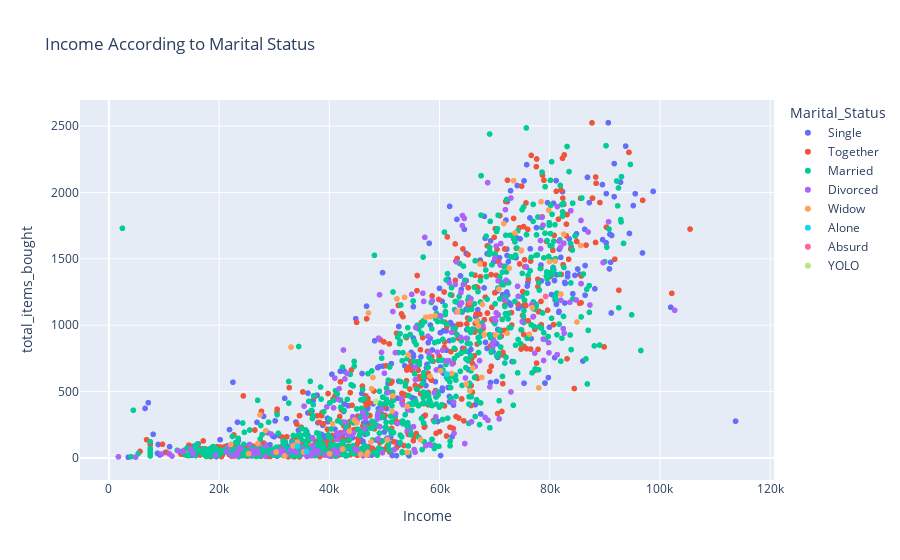

The cell this chart's notebook holds for it:
### Code cell
px.scatter(market,
           x='Income',
           y='total_items_bought',
           color='Marital_Status',
           title='Income According to Marital Status', )

### Figure 1 — Plotly figure (JSON) as saved in the notebook; plotly's stock layout.template omitted (floating-point values rounded to 4 significant figures; data arrays with more than 128 entries replaced by an {"elided": "..."} marker saying what was removed)
{"data": [{"hovertemplate": "Marital_Status=Single<br>Income=%{x}<br>total_items_bought=%{y}<extra></extra>", "legendgroup": "Single", "marker": {"color": "#636efa", "symbol": "circle"}, "mode": "markers", "name": "Single", "showlegend": true, "type": "scattergl", "x": {"elided": "470 float values"}, "xaxis": "x", "y": {"elided": "470 int values"}, "yaxis": "y"}, {"hovertemplate": "Marital_Status=Together<br>Income=%{x}<br>total_items_bought=%{y}<extra></extra>", "legendgroup": "Together", "marker": {"color": "#EF553B", "symbol": "circle"}, "mode": "markers", "name": "Together", "showlegend": true, "type": "scattergl", "x": {"elided": "568 float values"}, "xaxis": "x", "y": {"elided": "568 int values"}, "yaxis": "y"}, {"hovertemplate": "Marital_Status=Married<br>Income=%{x}<br>total_items_bought=%{y}<extra></extra>", "legendgroup": "Married", "marker": {"color": "#00cc96", "symbol": "circle"}, "mode": "markers", "name": "Married", "showlegend": true, "type": "scattergl", "x": {"elided": "854 float values"}, "xaxis": "x", "y": {"elided": "854 int values"}, "yaxis": "y"}, {"hovertemplate": "Marital_Status=Divorced<br>Income=%{x}<br>total_items_bought=%{y}<extra></extra>", "legendgroup": "Divorced", "marker": {"color": "#ab63fa", "symbol": "circle"}, "mode": "markers", "name": "Divorced", "showlegend": true, "type": "scattergl", "x": {"elided": "230 float values"}, "xaxis": "x", "y": {"elided": "230 int values"}, "yaxis": "y"}, {"hovertemplate": "Marital_Status=Widow<br>Income=%{x}<br>total_items_bought=%{y}<extra></extra>", "legendgroup": "Widow", "marker": {"color": "#FFA15A", "symbol": "circle"}, "mode": "markers", "name": "Widow", "showlegend": true, "type": "scattergl", "x": [42430.0, 65490.0, 67680.0, 47920.0, 44550.0, 73460.0, 79950.0, 27040.0, 30370.0, 62190.0, 27420.0, 51530.0, 70160.0, 50520.0, 31880.0, 28460.0, 53650.0, 47680.0, 43640.0, 85620.0, 79800.0, 42430.0, 45010.0, 54160.0, 72300.0, 58330.0, 66730.0, 47570.0, 58330.0, 46980.0, 81000.0, 51390.0, 45680.0, 52280.0, 46780.0, 35340.0, 78030.0, 63280.0, 57510.0, 67370.0, 59180.0, 33440.0, 40050.0, 78430.0, 64870.0, 82030.0, 67790.0, 66030.0, 47110.0, 56550.0, 34210.0, 25360.0, 73700.0, 82570.0, 51570.0, 30370.0, 54110.0, 84950.0, 60210.0, 33050.0, 52280.0, 54360.0, 70790.0, 76840.0, 56550.0, 71670.0, 72640.0, 68120.0, 76320.0, 67050.0, 22120.0, 58280.0, 40590.0, 40590.0, 74860.0, 82030.0], "xaxis": "x", "y": [67, 507, 606, 606, 285, 2088, 1478, 107, 44, 636, 324, 467, 926, 135, 15, 205, 1210, 521, 201, 1600, 1867, 67, 266, 42, 939, 1064, 1029, 121, 1064, 41, 1482, 353, 28, 1198, 23, 45, 528, 1103, 1060, 1461, 1072, 90, 32, 1930, 556, 1234, 1156, 677, 1092, 138, 117, 32, 1695, 1686, 467, 44, 388, 1024, 656, 835, 1198, 775, 1272, 1130, 138, 1766, 1429, 930, 932, 993, 102, 615, 258, 258, 1565, 1234], "yaxis": "y"}, {"hovertemplate": "Marital_Status=Alone<br>Income=%{x}<br>total_items_bought=%{y}<extra></extra>", "legendgroup": "Alone", "marker": {"color": "#19d3f3", "symbol": "circle"}, "mode": "markers", "name": "Alone", "showlegend": true, "type": "scattergl", "x": [61330.0, 35860.0, 34180.0], "xaxis": "x", "y": [632, 49, 89], "yaxis": "y"}, {"hovertemplate": "Marital_Status=Absurd<br>Income=%{x}<br>total_items_bought=%{y}<extra></extra>", "legendgroup": "Absurd", "marker": {"color": "#FF6692", "symbol": "circle"}, "mode": "markers", "name": "Absurd", "showlegend": true, "type": "scattergl", "x": [79240.0, 65490.0], "xaxis": "x", "y": [1216, 1169], "yaxis": "y"}, {"hovertemplate": "Marital_Status=YOLO<br>Income=%{x}<br>total_items_bought=%{y}<extra></extra>", "legendgroup": "YOLO", "marker": {"color": "#B6E880", "symbol": "circle"}, "mode": "markers", "name": "YOLO", "showlegend": true, "type": "scattergl", "x": [48430.0, 48430.0], "xaxis": "x", "y": [424, 424], "yaxis": "y"}], "layout": {"legend": {"title": {"text": "Marital_Status"}, "tracegroupgap": 0}, "title": {"text": "Income According to Marital Status"}, "xaxis": {"anchor": "y", "domain": [0, 1], "title": {"text": "Income"}}, "yaxis": {"anchor": "x", "domain": [0, 1], "title": {"text": "total_items_bought"}}}}
